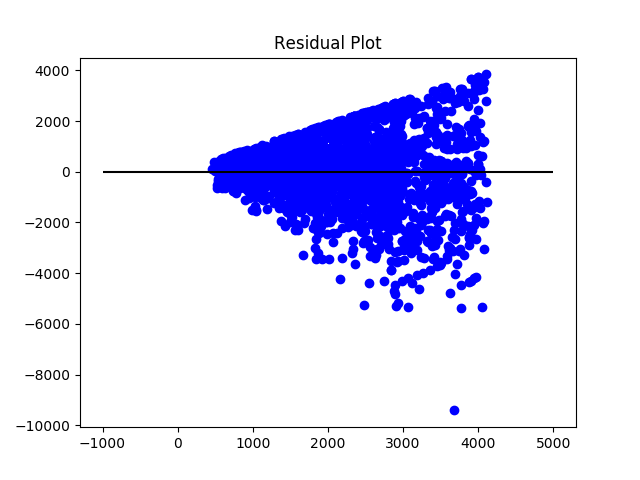

Generate this figure with Python:
#importing necessary files
import numpy as np
import pandas as pd
from pandas import Series, DataFrame
from sklearn.model_selection import train_test_split
import matplotlib.pyplot as plt

#importing test and train file
train = pd.read_csv('Train.csv')
test = pd.read_csv('Test.csv')

#Ridge Regression
from sklearn.linear_model import Ridge
Rreg = Ridge(alpha=0.05, normalize=True)

#Splitting into Training and CV for Cross Validation
X = train.loc[:,['Outlet_Establishment_Year', 'Item_MRP']]
x_train, x_cv, y_train, y_cv = train_test_split(X, train.Item_Outlet_Sales)

#Training the Model
Rreg.fit(x_train,y_train)

#Predicting on the Cross validation set
pred = Rreg.predict(x_cv)

#Calculating the Mean Square Error
mse = np.mean((pred - y_cv)**2)
print('Mean Square Error is: ', mse)

#Calculation of coefficients
coeff = DataFrame(x_train.columns)
coeff['Coefficient Estimate'] = Series(Rreg.coef_)
print(coeff)

#Creating the graph for the regression
x_plot = plt.scatter(pred, (pred - y_cv), c='b')
plt.hlines(y=0, xmin=-1000, xmax=5000)
plt.title('Residual Plot')
plt.show()

#Creating the modal coefficients for the Ridge Regression
predictors = x_train.columns
coef = Series(Rreg.coef_,predictors).sort_values()
coef.plot(kind='bar', title='Modal Coefficients')
plt.show()
